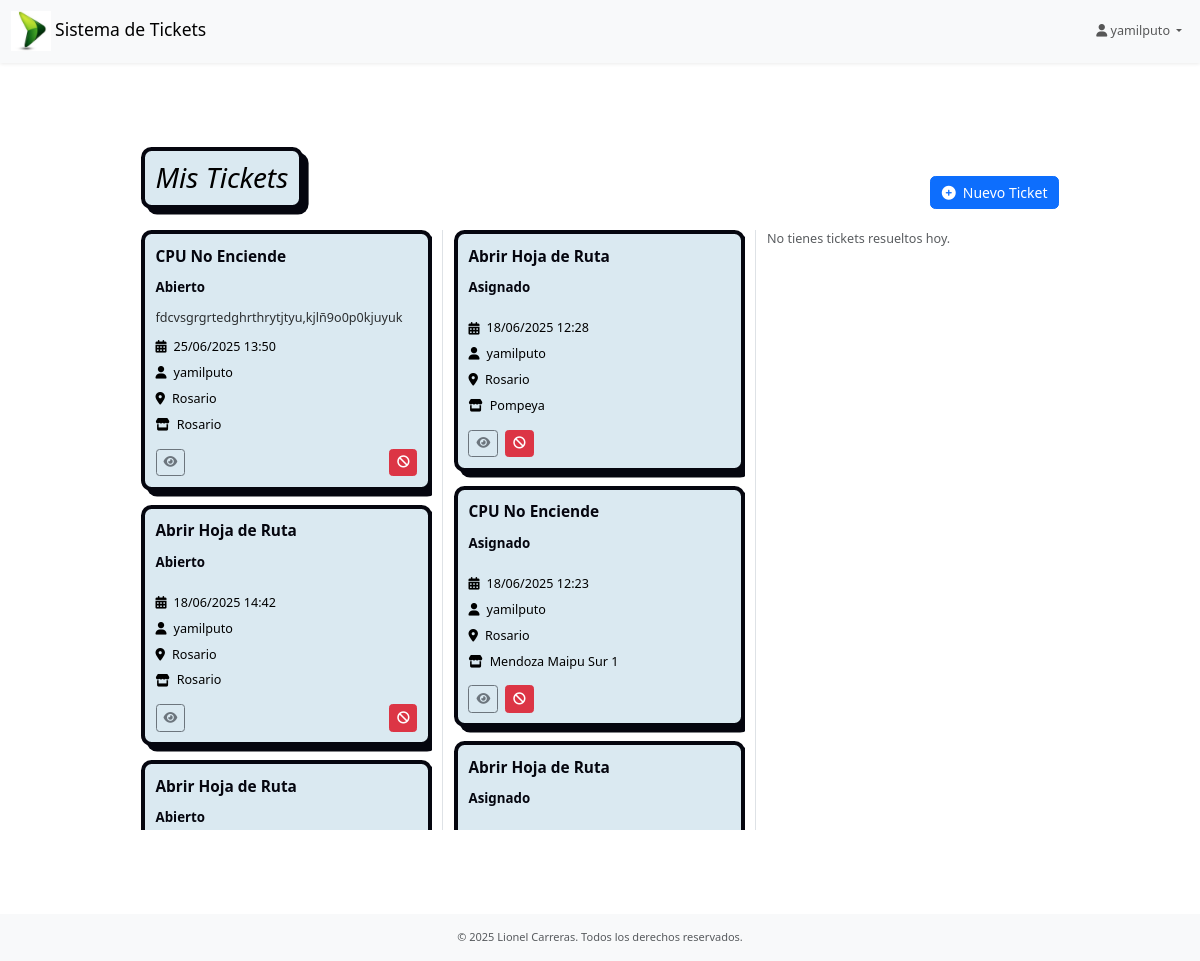
The page /soporte/dashboard/usuarios/ (signed in) on the database its author committed.
### users/models.py (models this page shows)
class CustomUser(AbstractUser):
    sucursal = models.ForeignKey(
       'soporte.Sucursal',
        verbose_name= "Sucursal",
        on_delete=models.SET_NULL,
        null=True,
        blank=True,
        db_column='sucursalid_usuario',
    )
    must_change_password = models.BooleanField(
        default=True,
        help_text="Si es True, el usuario debe cambiar la contraseña en su próximo inicio de sesión."
    )

### soporte/models.py (models this page shows, shortened)
class Ticket(models.Model):
    titulo           = models.CharField("Título", max_length=200)
    descripcion      = models.TextField("Descripción", blank=True)
    creado_por       = models.ForeignKey(
        settings.AUTH_USER_MODEL,
        verbose_name="Creado por",
        related_name="tickets_creados",
        on_delete=models.CASCADE
    )
    asignado_a       = models.ForeignKey(
        settings.AUTH_USER_MODEL,
        verbose_name="Asignado a",
        related_name="tickets_asignados",
        null=True, blank=True,
        on_delete=models.SET_NULL
    )
    estado           = models.ForeignKey(
        EstadoTicket,
        verbose_name="Estado",
        on_delete=models.PROTECT
    )
    sucursal = models.ForeignKey('soporte.Sucursal',verbose_name="Sucursal del ticket",on_delete=models.PROTECT,db_column='sucursalid_ticket'
    )
    usuario_ip = models.CharField(
        "IP del usuario",
        max_length=20,
        null=True,
        blank=True
    )
    categoria = models.ForeignKey(
        CategoriaProblema,
        verbose_name="Categoría del problema",
        null=True, blank=True,
        on_delete=models.PROTECT,
        related_name='tickets_por_categoria'
    )
    problema = models.ForeignKey(
        ProblemaComun,
        verbose_name="Problema común",
        null=True, blank=True,
        on_delete=models.PROTECT,
        related_name='tickets_por_problema'
    )
    imagen_error     = models.ImageField(
        "Imagen del error",
        upload_to="tickets/",
        null=True, blank=True
    )
    motivo_anulacion = models.TextField("Motivo de anulación", null=True, blank=True)
    fecha_creado     = models.DateTimeField("Fecha de creación", auto_now_add=True)
    fecha_actualizado= models.DateTimeField("Fecha de actualización", auto_now=True)
    class Meta:
        verbose_name = "Ticket"
        verbose_name_plural = "Tickets"
        ordering = ['-fecha_creado']

class Sucursal(models.Model):
    id = models.IntegerField(primary_key=True)
    nombre = models.CharField("Nombre de la Sucursal", max_length=100, unique=True, null=True, blank=True)
    class Meta:
        verbose_name = "Sucursal"
        verbose_name_plural = "Sucursales"
        ordering = ['id']

### soporte/views.py (the view)
# urls.py: path('dashboard/usuarios/', views.dashboard_usuario, name='dashboard_usuario'),
@login_required
@group_required('usuario')
def dashboard_usuario(request):
    hoy = timezone.localdate()
    abiertos = (
        Ticket.objects
              .filter(creado_por=request.user, estado_id=1)
              .select_related('estado')
              .order_by('-fecha_creado')
    )
    asignados = (
        Ticket.objects
              .filter(creado_por=request.user, estado_id=2)
              .select_related('estado')
              .order_by('-fecha_creado')
    )
    resueltos = Ticket.objects.filter(
        creado_por=request.user,
        estado_id=3,
        fecha_actualizado__date=hoy
    ).select_related('estado').order_by('-fecha_actualizado')
    return render(request, 'soporte/usuarios/dashboard_usuario.html', {
        'abiertos':  abiertos,
        'asignados': asignados,
        'resueltos': resueltos,
    })

### soporte/views.py (called while the page is built)
def group_required(group_name):
    def in_group(u):
        return u.is_authenticated and u.groups.filter(name=group_name).exists()
    return user_passes_test(in_group, login_url='users:login')

### soporte/templates/soporte/usuarios/dashboard_usuario.html (shortened to what this page needs)
{% extends 'soporte/app.html' %}
{% load static %}
{% block extra_css %}
  <link rel="stylesheet" href="{% static 'css/style.css' %}">
{% endblock %}
{% block content %}
<div class="container py-5">
  <div class="d-flex justify-content-between align-items-end mb-4">
    <h2 class="pricing-card text-center mb-0"
        style="font-style:oblique; background-color:#dae9f1; color:#000;">
      Mis Tickets
    </h2>
    <a href="{% url 'soporte:ticket_create' %}" class="btn btn-primary">
      <i class="fas fa-plus-circle me-1"></i> Nuevo Ticket
    </a>
  </div>
  <div class="row gx-4 align-items-stretch">
    <div class="col-12 col-md-4 d-flex flex-column border-end">
      <div class="overflow-auto" style="max-height:75vh;">
        <div class="d-flex flex-column gap-3">
          {% for ticket in abiertos %}
            <div class="pricing-card">
              <div class="pricing-block-content">
                <div class="pricing-plan">{{ ticket.titulo }}</div>
                <div class="price-value">Abierto</div>
                <div class="pricing-note text-truncate">{{ ticket.descripcion }}</div>
                <div class="check-list">
                  <div class="check-list-item">
                    <i class="fas fa-calendar-alt"></i>
                    {{ ticket.fecha_creado|date:"SHORT_DATETIME_FORMAT" }}
                  </div>
                  <div class="check-list-item">
                    <i class="fas fa-user"></i> {{ ticket.creado_por.username }}
                  </div>
                  <div class="check-list-item">
                    <i class="fas fa-map-marker-alt"></i> {{ ticket.creado_por.sucursal.nombre }}
                  </div>
                  <div class="check-list-item">
                    <i class="fas fa-store"></i> {{ ticket.sucursal.nombre }}
                  </div>
                </div>
              </div>
              <div class="mt-3 d-flex justify-content-between">
                <a href="{% url 'soporte:detalle_ticket' ticket.id %}"
                   class="btn btn-sm btn-outline-secondary"
                   title="Ver detalles">
                  <i class="fas fa-eye"></i>
                </a>
                <button class="btn btn-sm btn-danger"
                        data-bs-toggle="modal"
                        data-bs-target="#anularModal"
                        data-action-url="{% url 'soporte:ticket_anular_usuario' ticket.id %}"
                        title="Anular ticket">
                  <i class="fas fa-ban"></i>
                </button>
              </div>
            </div>
          {% empty %}
            <p class="text-muted">No tienes tickets abiertos.</p>
          {% endfor %}
        </div>
      </div>
    </div>
    <div class="col-12 col-md-4 d-flex flex-column border-end">
      <div class="overflow-auto" style="max-height:75vh;">
        <div class="d-flex flex-column gap-3">
          {% for ticket in asignados %}
            <div class="pricing-card">
              <div class="pricing-block-content">
                <div class="pricing-plan">{{ ticket.titulo }}</div>
                <div class="price-value">Asignado</div>
                <div class="check-list">
                  <div class="check-list-item">
                    <i class="fas fa-calendar-alt"></i>
                    {{ ticket.fecha_creado|date:"SHORT_DATETIME_FORMAT" }}
                  </div>
                  <div class="check-list-item">
                    <i class="fas fa-user"></i> {{ ticket.creado_por.username }}
                  </div>
                  <div class="check-list-item">
                    <i class="fas fa-map-marker-alt"></i> {{ ticket.creado_por.sucursal.nombre }}
                  </div>
                  <div class="check-list-item">
                    <i class="fas fa-store"></i> {{ ticket.sucursal.nombre }}
                  </div>
                </div>
              </div>
              <div class="mt-3 d-flex gap-2">
                <a href="{% url 'soporte:detalle_ticket' ticket.id %}"
                   class="btn btn-sm btn-outline-secondary"
                   title="Ver detalles">
                  <i class="fas fa-eye"></i>
                </a>
                <button class="btn btn-sm btn-danger"
                        data-bs-toggle="modal"
                        data-bs-target="#anularModal"
                        data-action-url="{% url 'soporte:ticket_anular_usuario' ticket.id %}"
                        title="Anular ticket">
                  <i class="fas fa-ban"></i>
                </button>
              </div>
            </div>
          {% empty %}
            <p class="text-muted">No tienes tickets asignados.</p>
          {% endfor %}
        </div>
      </div>
    </div>
<div class="col-12 col-md-4 d-flex flex-column">
  <div class="overflow-auto" style="max-height:75vh;">
    <div class="d-flex flex-column gap-3">
      {% for ticket in resueltos %}
        <div class="pricing-card">
          <div class="pricing-block-content">
            <div class="pricing-plan">{{ ticket.titulo }}</div>
            <div class="price-value">Resuelto</div>
            <div class="pricing-note text-truncate">{{ ticket.descripcion }}</div>
            <div class="check-list">
              <div class="check-list-item">
                <i class="fas fa-calendar-check"></i>
                {{ ticket.fecha_actualizado|date:"SHORT_DATETIME_FORMAT" }}
              </div>
            </div>
          </div>
          <div class="mt-3 text-end">
            <a href="{% url 'soporte:detalle_ticket' ticket.id %}"
               class="btn btn-sm btn-outline-secondary"
               title="Ver detalles">
              <i class="fas fa-eye"></i>
            </a>
          </div>
        </div>
      {% empty %}
        <p class="text-muted">No tienes tickets resueltos hoy.</p>
      {% endfor %}
    </div>
  </div>
</div>
{% endblock %}

### soporte/templates/soporte/app.html (shortened to what this page needs)
{% load static %}
<!DOCTYPE html>
<html lang="es">
<head>
  <link
    href="https://cdn.jsdelivr.net/npm/bootstrap@5.3.6/dist/css/bootstrap.min.css"
    rel="stylesheet"
  >
  <link
    href="https://cdnjs.cloudflare.com/ajax/libs/font-awesome/6.4.0/css/all.min.css"
    rel="stylesheet"
  >
  {% block extra_css %}{% endblock %}
</head>
<body class="d-flex flex-column min-vh-100">
  {% include 'soporte/partials/navbar.html' %}
  <main class="container my-5">
    {% block content %}  {% endblock %}
  </main>
  {% include 'soporte/partials/footer.html' %}
  <div id="toastContainer" class="toast-container position-fixed top-0 end-0 p-3" style="z-index:1080;"></div>
</body>
</html>

### soporte/templates/soporte/partials/navbar.html (shortened to what this page needs)
{% load static %}
<nav class="navbar navbar-expand-lg navbar-light bg-light shadow-sm">
  <div class="container-fluid">
    <a class="navbar-brand" href="{% if user.group.name == 'usuario' %}">
      {% url 'soporte:dashboard_usuario' %}
    {% else %}
      {% url 'soporte:dashboard_agente' %}"
    {% endif %}>
       <img src="{% static 'images/logo.jpeg' %}" alt="Logo" class="img-fluid" style="max-height: 40px;"></i> Sistema de Tickets
    </a>
    <div class="collapse navbar-collapse" id="mainNav">
      <ul class="navbar-nav ms-auto">
        {% if user.is_authenticated %}
    <li class="nav-item dropdown">
      <a
        class="nav-link dropdown-toggle"
        href="#"
        id="userMenu"
        role="button"
        data-bs-toggle="dropdown"
        aria-expanded="false"
      >
        <i class="fas fa-user"></i> {{ user.username }}
      </a>
        </li>
      </ul>
  {% else %}
    <li class="nav-item">
      <a class="nav-link" href="{% url 'users:login' %}">
        <i class="fas fa-sign-in-alt"></i> Iniciar sesión
      </a>
    </li>
  {% endif %}
    </div>
  </div>
</nav>

### soporte/templates/soporte/partials/footer.html
<footer class="bg-light text-center mt-auto py-3">
  <div class="container">
    <small class="text-muted">
      © {% now "Y" %} Lionel Carreras. Todos los derechos reservados.
    </small>
  </div>
</footer>

### static/css/style.css (style rules this page uses)
.pricing-card { background: #dae9f1; padding: 0.75rem; border-radius: 0.75rem; border: 0.5vmin solid #05060f; box-shadow: 0.4rem 0.4rem #05060f; overflow: hidden; color: black; display: flex; flex-direction: column; }
.pricing-block-content { flex: 1; display: flex; flex-direction: column; gap: 0.75rem; }
.pricing-plan { color: #05060f; font-size: 1.1rem; font-weight: 700; }
.price-value { color: #05060f; font-size: 0.95rem; font-weight: 700; }
.pricing-note { opacity: 0.8; }
.check-list { display: flex; flex-direction: column; gap: 0.5rem; }
.check-list-item { display: flex; align-items: center; gap: 0.5rem; }

### soporte/templates/soporte/app.html (style rules this page uses)
.container { max-width: 960px !important; }
@media (max-width: 1366px) { html { font-size: 90%; } }
@media (max-width: 1366px) { .pricing-card { padding: 0.6rem; } }
html { font-size: 87.5%; }
body { font-size: 0.9rem; }

### rows shown on the page
CustomUser: username "yamilputo"
Ticket: titulo "CPU No Enciende", descripcion "fdcvsgrgrtedghrthrytjtyu,kjlñ9o0p0kjuyuk", fecha_creado "25/06/2025 13:50", creado_por.username "yamilputo", creado_por.sucursal.nombre "Rosario", sucursal.nombre "Rosario"
Ticket: titulo "Abrir Hoja de Ruta", fecha_creado "18/06/2025 14:42", creado_por.username "yamilputo", creado_por.sucursal.nombre "Rosario", sucursal.nombre "Rosario"
Ticket: titulo "Abrir Hoja de Ruta"
Ticket: titulo "Abrir Hoja de Ruta", fecha_creado "18/06/2025 12:28", creado_por.username "yamilputo", creado_por.sucursal.nombre "Rosario", sucursal.nombre "Pompeya"
Ticket: titulo "CPU No Enciende", fecha_creado "18/06/2025 12:23", creado_por.username "yamilputo", creado_por.sucursal.nombre "Rosario", sucursal.nombre "Mendoza Maipu Sur 1"
Ticket: titulo "Abrir Hoja de Ruta"
